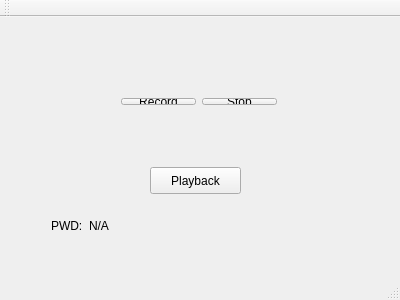
<?xml version="1.0" encoding="UTF-8"?>
<ui version="4.0">
 <class>MainWindow</class>
 <widget class="QMainWindow" name="MainWindow">
  <property name="geometry">
   <rect>
    <x>0</x>
    <y>0</y>
    <width>400</width>
    <height>300</height>
   </rect>
  </property>
  <property name="windowTitle">
   <string>MainWindow</string>
  </property>
  <widget class="QWidget" name="centralWidget">
   <widget class="QLabel" name="label">
    <property name="geometry">
     <rect>
      <x>51</x>
      <y>201</y>
      <width>32</width>
      <height>16</height>
     </rect>
    </property>
    <property name="text">
     <string>PWD:</string>
    </property>
   </widget>
   <widget class="QLabel" name="pwd_label">
    <property name="geometry">
     <rect>
      <x>89</x>
      <y>201</y>
      <width>291</width>
      <height>16</height>
     </rect>
    </property>
    <property name="text">
     <string>N/A</string>
    </property>
   </widget>
   <widget class="QWidget" name="layoutWidget">
    <property name="geometry">
     <rect>
      <x>110</x>
      <y>70</y>
      <width>178</width>
      <height>29</height>
     </rect>
    </property>
    <layout class="QHBoxLayout" name="horizontalLayout_2">
     <item>
      <widget class="QPushButton" name="recordButton">
       <property name="text">
        <string>Record</string>
       </property>
      </widget>
     </item>
     <item>
      <widget class="QPushButton" name="stopButton">
       <property name="text">
        <string>Stop</string>
       </property>
      </widget>
     </item>
    </layout>
   </widget>
   <widget class="QPushButton" name="playbackButton">
    <property name="geometry">
     <rect>
      <x>150</x>
      <y>150</y>
      <width>91</width>
      <height>27</height>
     </rect>
    </property>
    <property name="text">
     <string>Playback</string>
    </property>
   </widget>
  </widget>
  <widget class="QMenuBar" name="menuBar">
   <property name="geometry">
    <rect>
     <x>0</x>
     <y>0</y>
     <width>400</width>
     <height>20</height>
    </rect>
   </property>
  </widget>
  <widget class="QToolBar" name="mainToolBar">
   <attribute name="toolBarArea">
    <enum>TopToolBarArea</enum>
   </attribute>
   <attribute name="toolBarBreak">
    <bool>false</bool>
   </attribute>
  </widget>
  <widget class="QStatusBar" name="statusBar"/>
 </widget>
 <layoutdefault spacing="6" margin="11"/>
 <resources/>
 <connections/>
</ui>
